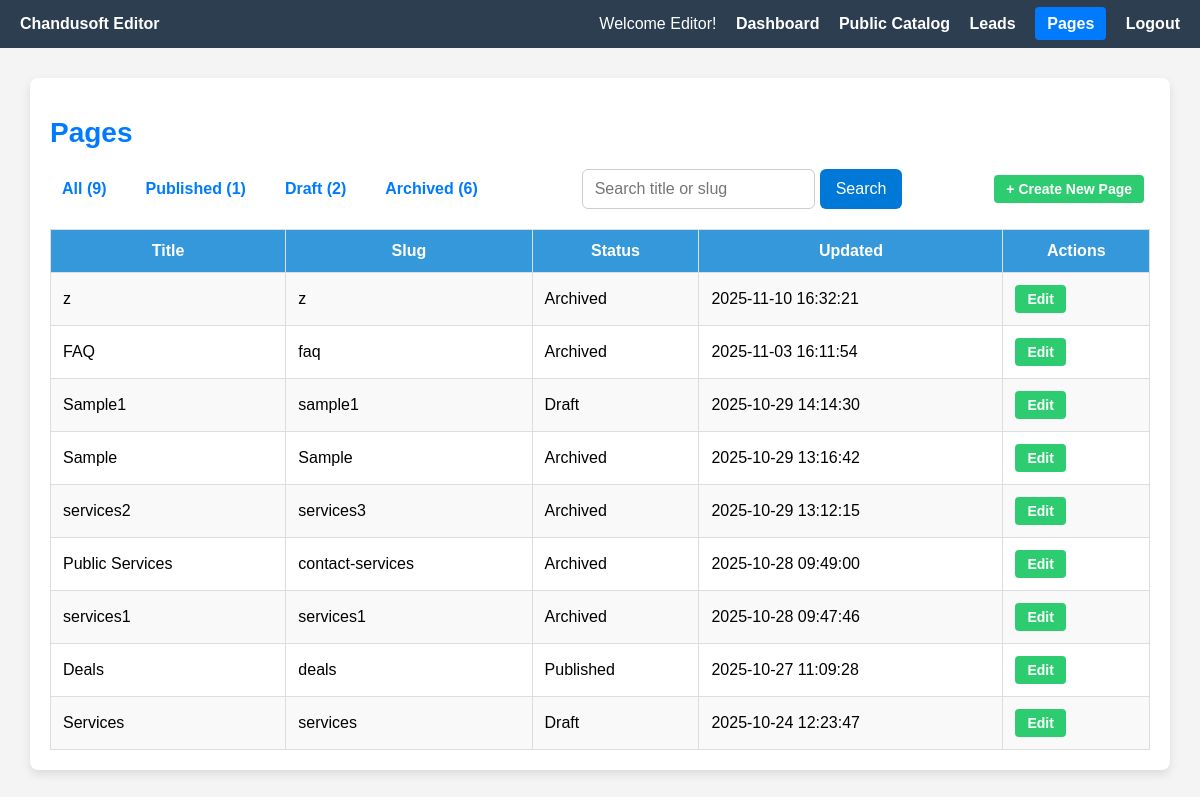
Page /admin/pages.php (signed in) on the earlier database version.
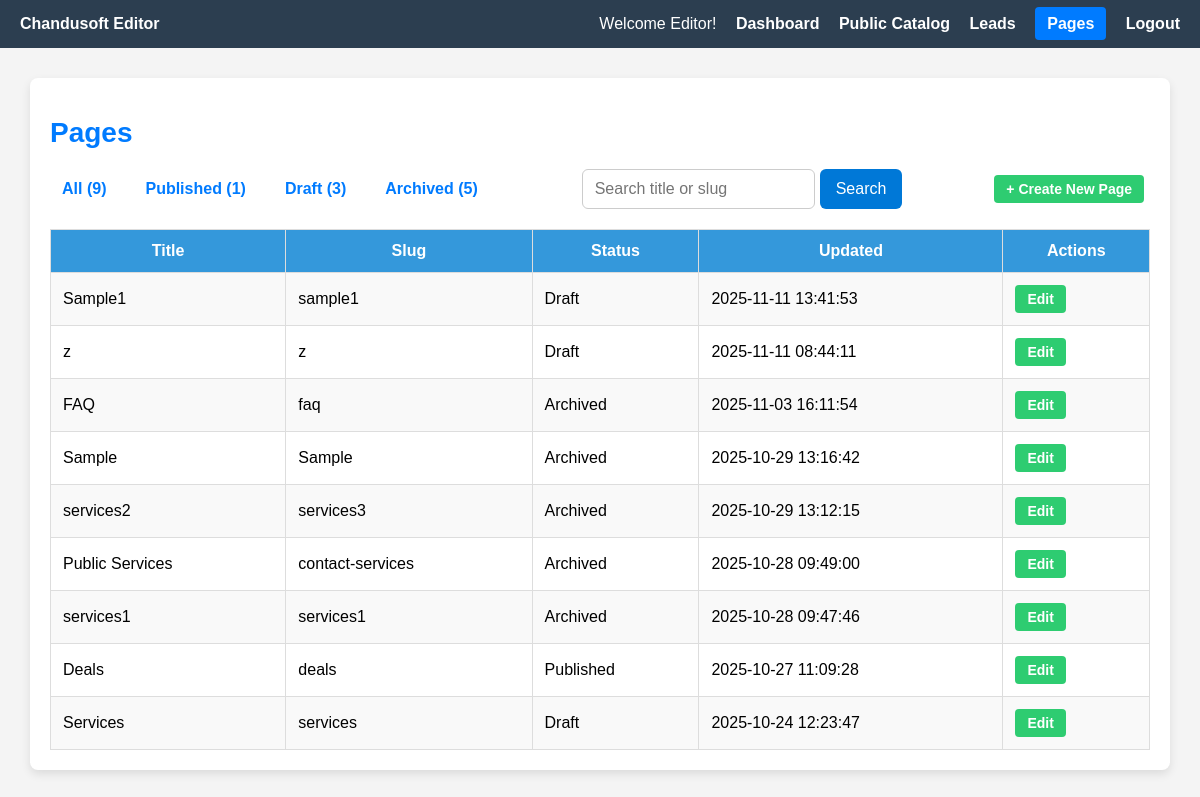
Same page on the later database version.
### tables this page shows
CREATE TABLE `pages` (
  `id` int NOT NULL AUTO_INCREMENT,
  `title` varchar(255) NOT NULL,
  `slug` varchar(255) NOT NULL,
  `status` enum('draft','published','archived') DEFAULT 'draft',
  `updated_at` datetime DEFAULT CURRENT_TIMESTAMP ON UPDATE CURRENT_TIMESTAMP,
  `content_html` text,
  PRIMARY KEY (`id`),
  UNIQUE KEY `slug` (`slug`)
);

### admin/pages.php (the view, shortened to what this page needs)
<?php
$user = $_SESSION['user'];
$role = htmlspecialchars(ucfirst($user['role'] ?? 'Editor'));
$conn = new mysqli('localhost', 'root', '', 'chandusoft');
$publishedCount = $conn->query("SELECT COUNT(*) as count FROM pages WHERE status = 'published'")->fetch_assoc()['count'];
$draftCount = $conn->query("SELECT COUNT(*) as count FROM pages WHERE status = 'draft'")->fetch_assoc()['count'];
$archivedCount = $conn->query("SELECT COUNT(*) as count FROM pages WHERE status = 'archived'")->fetch_assoc()['count'];
$allCount = $conn->query("SELECT COUNT(*) as count FROM pages")->fetch_assoc()['count'];
$search = trim($_GET['search'] ?? '');
$whereClause = '';
if ($search !== '') {
    if (preg_match('/^[%_]+$/', $search)) {
        $pages = $conn->query("SELECT * FROM pages WHERE 1=0");
    } else {
        if ($whereClause) {
            $whereClause .= " AND";
        } else {
            $whereClause = "WHERE";
        }
        $stmt = $conn->prepare("SELECT * FROM pages $whereClause (title LIKE ? OR slug LIKE ?) ORDER BY updated_at DESC");
        $likeSearch = "%$search%";
        $stmt->bind_param("ss", $likeSearch, $likeSearch);
        $stmt->execute();
        $pages = $stmt->get_result();
        $stmt->close();
    }
} else {
    $pages = $conn->query("SELECT * FROM pages $whereClause ORDER BY updated_at DESC");
}
?>
<!DOCTYPE html>
<html>
<head>
</head>
<body>
<div class="navbar">
    <div><strong>Chandusoft <?= $role ?></strong></div>
    <div class="links">
        Welcome <?= $role ?>!
        <a href="/app/dashboard.php" class="<?= basename($_SERVER['PHP_SELF']) === 'dashboard.php' ? 'active' : '' ?>">Dashboard</a>
        <?php if ($role === 'Admin'): ?>
            <a href="/admin/catalog.php">Admin Catalog</a>
            <a href="/public/catalog.php">Public Catalog</a>
            <a href="/admin/orders.php">Orders</a>
        <?php elseif ($role === 'Editor'): ?>
            <a href="/public/catalog.php">Public Catalog</a>
        <?php endif; ?>
        <a href="/admin/admin-leads.php" class="<?= basename($_SERVER['PHP_SELF']) === 'admin-leads.php' ? 'active' : '' ?>">Leads</a>
        <a href="/admin/pages.php" class="<?= basename($_SERVER['PHP_SELF']) === 'pages.php' ? 'active' : '' ?>">Pages</a>
        <a href="/admin/logout.php">Logout</a>
    </div>
</div>
<div class="container">
    <h1>Pages</h1>
    <div class="top-bar" style="display:flex; justify-content: space-between; align-items: center; margin-bottom: 20px;">
        <div class="filters" style="gap: 15px; display: flex;">
            <a href="pages.php">All (<?= $allCount ?>)</a>
            <a href="pages.php?status=published">Published (<?= $publishedCount ?>)</a>
            <a href="pages.php?status=draft">Draft (<?= $draftCount ?>)</a>
            <a href="pages.php?status=archived">Archived (<?= $archivedCount ?>)</a>
        </div>
        <form method="get" class="search-form" style="display:flex; gap: 5px;">
            <input type="text" name="search" placeholder="Search title or slug" value="<?= htmlspecialchars($search) ?>">
            <input type="submit" value="Search">
        </form>
        <div>
            <a class="btn btn-edit" href="create.php">+ Create New Page</a>
        </div>
    </div>
    <table>
        <tr>
            <th>Title</th>
            <th>Slug</th>
            <th>Status</th>
            <th>Updated</th>
            <th>Actions</th>
        </tr>
        <?php if ($pages && $pages->num_rows > 0): ?>
            <?php while ($page = $pages->fetch_assoc()): ?>
                <tr>
                    <td><?= htmlspecialchars($page['title']) ?></td>
                    <td><?= htmlspecialchars($page['slug']) ?></td>
                    <td><?= ucfirst($page['status']) ?></td>
                    <td><?= htmlspecialchars($page['updated_at']) ?></td>
                    <td class="actions">
                        <a href="edit.php?id=<?= $page['id'] ?>" class="btn btn-edit">Edit</a>
                    </td>
                </tr>
            <?php endwhile; ?>
        <?php endif; ?>
    </table>
</div>
</body>
</html>

### admin/pages.php (style rules this page uses)
body { font-family: Arial, sans-serif; background: #f4f4f4; margin: 0; padding: 0; }
.navbar { background-color: #2c3e50; color: white; padding: 15px 20px; display: flex; justify-content: space-between; align-items: center; }
.navbar .links a { color: white; text-decoration: none; margin-left: 15px; font-weight: bold; }
.navbar .links a.active { background-color: #007BFF; color: white; padding: 8px 12px; border-radius: 4px; }
h1 { color: #007BFF; margin-bottom: 20px; font-size: 28px; text-align: left; }
.container { max-width: 1100px; margin: 30px auto; background: #fff; padding: 20px; border-radius: 8px; box-shadow: 0 4px 10px rgba(0,0,0,0.1); }
table { border-collapse: collapse; width: 100%; }
th, td { border: 1px solid #ddd; padding: 12px; }
th { background-color: #3498db; color: white; }
tr:nth-child(even) { background: #f9f9f9; }
.top-bar .filters a { color: #007BFF; text-decoration: none; font-weight: bold; padding: 6px 12px; border-radius: 6px; transition: background-color 0.3s; }
.btn { display: inline-block; padding: 6px 12px; margin-right: 6px; font-size: 14px; font-weight: bold; text-decoration: none; border-radius: 4px; color: white; }
.btn-edit { background-color: #2ecc71; }
.search-form { display: flex; gap: 5px; max-width: 600px; }
.search-form input[type="text"] { flex: 1; padding: 10px 12px; font-size: 16px; border: 1px solid #ccc; border-radius: 6px; }
.search-form input[type="submit"] { padding: 10px 16px; font-size: 16px; background-color: #0078D7; color: white; border: none; border-radius: 6px; cursor: pointer; transition: all 0.3s ease; }

Differences in the rows shown:
changed pages "Sample1": updated_at "2025-10-29 14:14:30" → "2025-11-11 13:41:53"; moves up the list
changed pages (number 2 of 9 on the later page): status "Archived" → "Draft"; updated_at "2025-11-10 16:32:21" → "2025-11-11 08:44:11"
Other differences:
$draftCount: "2" → "3"
$archivedCount: "6" → "5"
